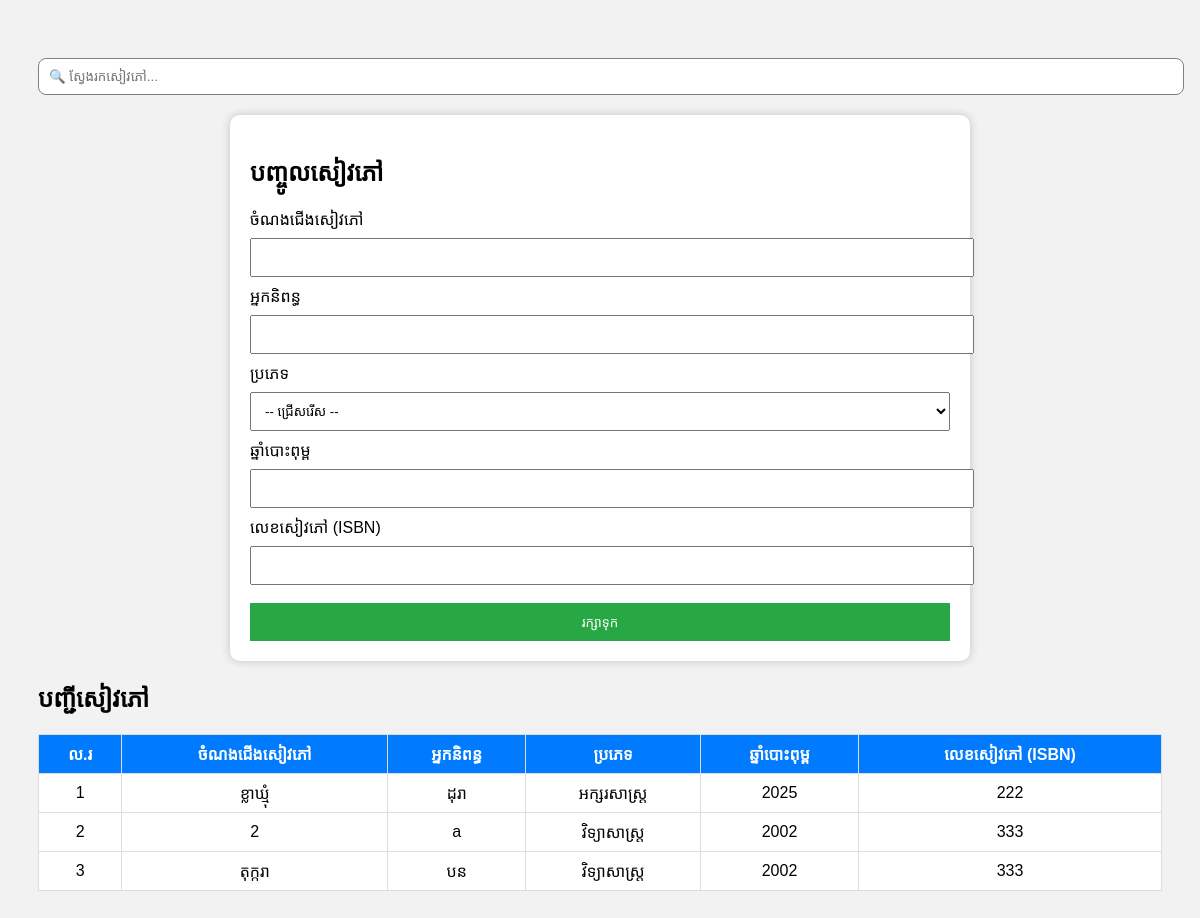
Screenshot of /Bookstore.php with the database file from the repository.
### tables this page shows
CREATE TABLE `books` (
  `id` int(11) NOT NULL,
  `title` varchar(255) DEFAULT NULL,
  `author` varchar(255) DEFAULT NULL,
  `category` varchar(100) DEFAULT NULL,
  `year` int(11) DEFAULT NULL,
  `isbn` varchar(50) DEFAULT NULL
);

### Bookstore.php (the view, shortened to what this page needs)
<?php
$cn = new mysqli("localhost", "root", "", "shcool");
$cn->set_charset("utf8");
$res = $cn->query("SELECT * FROM books");
?>
<!DOCTYPE html>
<html>
<head>
</head>
<body>
    <input type="text" id="searchInput" placeholder="🔍 ស្វែងរកសៀវភៅ..." style="width: 100%; padding: 10px; margin: 20px 0;border-radius: 8px;border: 1px solid grey;outline: none;">
  <form id="bookForm">
  <h2>បញ្ចូលសៀវភៅ</h2>
  <label>ចំណងជើងសៀវភៅ</label>
  <input type="text" name="title" required>
  <label>អ្នកនិពន្ធ</label>
  <input type="text" name="author" required>
  <label>ប្រភេទ</label>
  <select name="category" required>
    <option value="">-- ជ្រើសរើស --</option>
  </select>
  <label>ឆ្នាំបោះពុម្ព</label>
  <input type="number" name="year" required>
  <label>លេខសៀវភៅ (ISBN)</label>
  <input type="text" name="isbn" required>
  <button type="submit">រក្សាទុក</button>
</form>
<h2>បញ្ជីសៀវភៅ</h2>
<table id="booksTable">
  <thead>
    <tr>
      <th>ល.រ</th>
      <th>ចំណងជើងសៀវភៅ</th>
      <th>អ្នកនិពន្ធ</th>
      <th>ប្រភេទ</th>
      <th>ឆ្នាំបោះពុម្ព</th>
      <th>លេខសៀវភៅ (ISBN)</th>
    </tr>
  </thead>
  <tbody>
  <?php
  $i = 1;
  if ($res && $res->num_rows > 0) {
    while ($row = $res->fetch_assoc()) {
      echo "<tr>";
      echo "<td>" . $i++ . "</td>";
      echo "<td>" . htmlspecialchars($row['title']) . "</td>";
      echo "<td>" . htmlspecialchars($row['author']) . "</td>";
      echo "<td>" . htmlspecialchars($row['category']) . "</td>";
      echo "<td>" . htmlspecialchars($row['year']) . "</td>";
      echo "<td>" . htmlspecialchars($row['isbn']) . "</td>";
      echo "</tr>";
    }
  } else {
    echo "<tr><td colspan='6'>មិនមានទិន្នន័យ!</td></tr>";
  }
  ?>
  </tbody>
</table>
</body>
</html>

### Bookstore.php (style rules this page uses)
body { font-family: Arial; background: #f2f2f2; padding: 30px; }
form { background: #fff; padding: 20px; max-width: 700px; margin: auto; border-radius: 10px; box-shadow: 0 0 10px rgba(0,0,0,0.2); }
input, select { width: 100%; padding: 10px; margin: 8px 0; }
button { width: 100%; padding: 10px; background-color: #28a745; color: white; border: none; margin-top: 10px; }
table { border-collapse: collapse; width: 100%; background: white; }
th, td { border: 1px solid #ddd; padding: 8px; text-align: center; }
th { background-color: #007BFF; color: white; }
h2 { margin-bottom: 20px; }

### rows the page displays
books: title "ខ្លាឃ្មុំ", author "ដុរា", category "អក្សរសាស្ត្រ", year "2025", isbn "222"
books: title "2", author "a", category "វិទ្យាសាស្ត្រ", year "2002", isbn "333"
books: title "តុក្ករា", author "បន", category "វិទ្យាសាស្ត្រ", year "2002", isbn "333"
